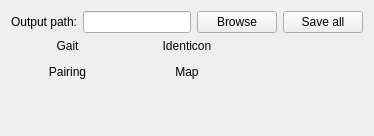
           <widget class="QWidget" name="tabWidgetIllustration">
            <attribute name="title">
             <string>Widget Illustration</string>
            </attribute>
            <layout class="QGridLayout" name="gridLayout_10">
             <item row="0" column="0" colspan="2">
              <layout class="QHBoxLayout" name="horizontalLayout_9">
               <item>
                <widget class="QLabel" name="labelWidgetIllustrationOutput">
                 <property name="text">
                  <string>Output path:</string>
                 </property>
                </widget>
               </item>
               <item>
                <widget class="QLineEdit" name="lineEditWidgetIlilustrationPath"/>
               </item>
               <item>
                <widget class="QPushButton" name="pushButtonWidgetIllustrationBrowse">
                 <property name="text">
                  <string>Browse</string>
                 </property>
                </widget>
               </item>
               <item>
                <widget class="QPushButton" name="pushButtonWidgetIllustrationSaveAll">
                 <property name="text">
                  <string>Save all</string>
                 </property>
                </widget>
               </item>
              </layout>
             </item>
             <item row="1" column="0">
              <layout class="QGridLayout" name="gridLayout_11">
               <item row="0" column="2">
                <spacer name="horizontalSpacer_6">
                 <property name="orientation">
                  <enum>Qt::Horizontal</enum>
                 </property>
                 <property name="sizeHint" stdset="0">
                  <size>
                   <width>40</width>
                   <height>20</height>
                  </size>
                 </property>
                </spacer>
               </item>
               <item row="1" column="1">
                <layout class="QVBoxLayout" name="verticalLayout_21">
                 <item>
                  <widget class="QLabel" name="label_17">
                   <property name="sizePolicy">
                    <sizepolicy hsizetype="Expanding" vsizetype="Preferred">
                     <horstretch>0</horstretch>
                     <verstretch>0</verstretch>
                    </sizepolicy>
                   </property>
                   <property name="text">
                    <string>Map</string>
                   </property>
                   <property name="alignment">
                    <set>Qt::AlignCenter</set>
                   </property>
                  </widget>
                 </item>
                 <item>
                  <widget class="MapEditor" name="widgetWidgetIllustrationMapEditor" native="true">
                   <property name="sizePolicy">
                    <sizepolicy hsizetype="Minimum" vsizetype="Expanding">
                     <horstretch>0</horstretch>
                     <verstretch>0</verstretch>
                    </sizepolicy>
                   </property>
                  </widget>
                 </item>
                </layout>
               </item>
               <item row="0" column="0">
                <layout class="QVBoxLayout" name="verticalLayout_6">
                 <item>
                  <widget class="QLabel" name="label_14">
                   <property name="sizePolicy">
                    <sizepolicy hsizetype="Expanding" vsizetype="Preferred">
                     <horstretch>0</horstretch>
                     <verstretch>0</verstretch>
                    </sizepolicy>
                   </property>
                   <property name="text">
                    <string>Gait</string>
                   </property>
                   <property name="alignment">
                    <set>Qt::AlignCenter</set>
                   </property>
                  </widget>
                 </item>
                 <item>
                  <widget class="GaitWidget" name="widgetWidgetIllustrationGait" native="true">
                   <property name="sizePolicy">
                    <sizepolicy hsizetype="Expanding" vsizetype="Expanding">
                     <horstretch>0</horstretch>
                     <verstretch>0</verstretch>
                    </sizepolicy>
                   </property>
                  </widget>
                 </item>
                </layout>
               </item>
               <item row="0" column="1">
                <layout class="QVBoxLayout" name="verticalLayout_20">
                 <item>
                  <widget class="QLabel" name="label_16">
                   <property name="sizePolicy">
                    <sizepolicy hsizetype="Expanding" vsizetype="Preferred">
                     <horstretch>0</horstretch>
                     <verstretch>0</verstretch>
                    </sizepolicy>
                   </property>
                   <property name="text">
                    <string>Identicon</string>
                   </property>
                   <property name="alignment">
                    <set>Qt::AlignCenter</set>
                   </property>
                  </widget>
                 </item>
                 <item>
                  <widget class="IdenticonWidget" name="widgetWidgetIllustrationIdenticon" native="true">
                   <property name="sizePolicy">
                    <sizepolicy hsizetype="Expanding" vsizetype="Expanding">
                     <horstretch>0</horstretch>
                     <verstretch>0</verstretch>
                    </sizepolicy>
                   </property>
                  </widget>
                 </item>
                </layout>
               </item>
               <item row="1" column="0">
                <layout class="QVBoxLayout" name="verticalLayout_22">
                 <item>
                  <widget class="QLabel" name="label_18">
                   <property name="sizePolicy">
                    <sizepolicy hsizetype="Expanding" vsizetype="Preferred">
                     <horstretch>0</horstretch>
                     <verstretch>0</verstretch>
                    </sizepolicy>
                   </property>
                   <property name="text">
                    <string>Pairing</string>
                   </property>
                   <property name="alignment">
                    <set>Qt::AlignCenter</set>
                   </property>
                  </widget>
                 </item>
                 <item>
                  <widget class="PairingWizard" name="widgetWidgetIllustrationPairing" native="true">
                   <property name="sizePolicy">
                    <sizepolicy hsizetype="Expanding" vsizetype="Expanding">
                     <horstretch>0</horstretch>
                     <verstretch>0</verstretch>
                    </sizepolicy>
                   </property>
                  </widget>
                 </item>
                </layout>
               </item>
               <item row="2" column="0">
                <spacer name="verticalSpacer_2">
                 <property name="orientation">
                  <enum>Qt::Vertical</enum>
                 </property>
                 <property name="sizeHint" stdset="0">
                  <size>
                   <width>20</width>
                   <height>40</height>
                  </size>
                 </property>
                </spacer>
               </item>
              </layout>
             </item>
            </layout>
           </widget>
